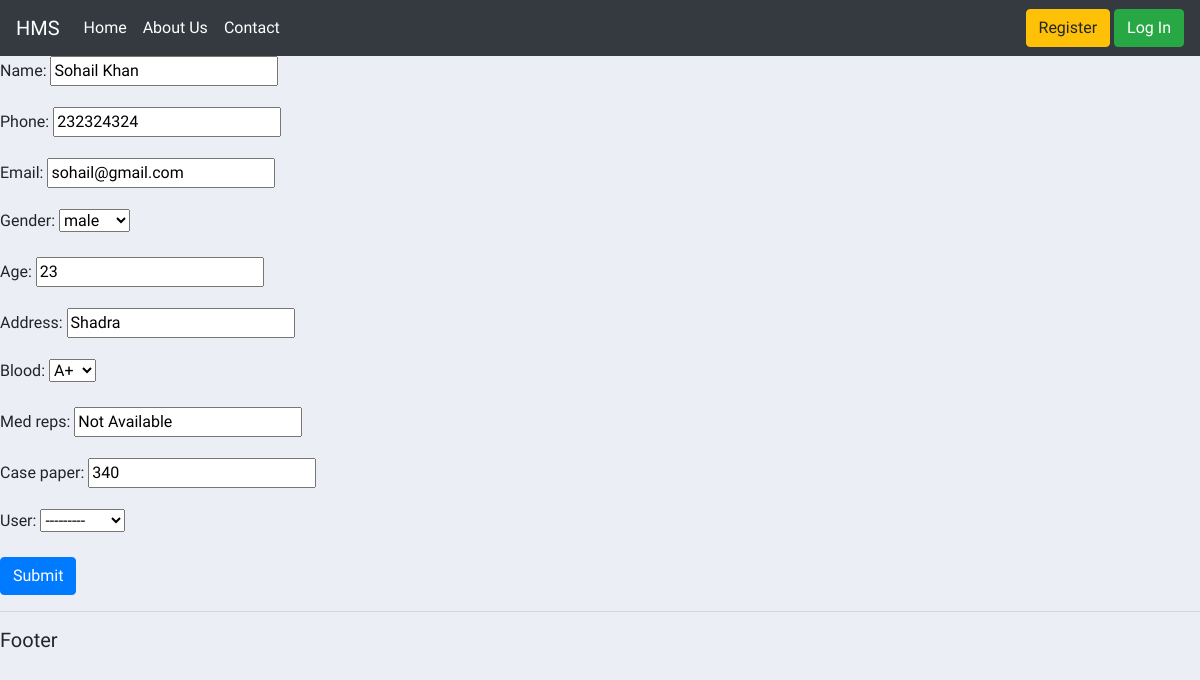
Page /update_patient/1/ on the committed database.
### accounts/models.py (models this page shows, shortened)
class Patient(models.Model):
    gender_choice = (
        ('male','male'),
        ('female','female'),
        ('others','others'),
    )
    blood_group = (
        ('A+','A+'),
        ('A-','A-'),
        ('AB-','AB-'),
        ('O-','O-'),
        ('O+','O+'),
    )
    name = models.CharField(max_length=100)
    phone = models.CharField(max_length=100)
    email = models.EmailField(max_length=100)
    gender = models.CharField(default=1,choices=gender_choice,max_length=100)
    age = models.IntegerField()
    address = models.CharField(max_length=100)
    blood = models.CharField(default=1,choices=blood_group,max_length=100)
    med_reps = models.CharField(max_length=100)
    case_paper = models.CharField(max_length=100)
    user = models.ForeignKey(CustomUser, on_delete=models.CASCADE, null=True)

### accounts/views.py (the view)
# urls.py: path('update_patient/<int:pk>/', views.update_patient, name="update_patient"),
def update_patient(request,pk):
    patient = Patient.objects.get(id=pk)
    form = PatientForm(instance=patient)
    if request.method == 'POST':
        form = PatientForm(request.POST,instance=patient)
        if form.is_valid():
            form.save()
            return redirect('receptionist_dashboard')
    context = {
        'form':form
    }
    return render(request,'accounts/forms/patient.html',context)

### accounts/forms.py
class PatientForm(ModelForm):
    class Meta:
        model = Patient
        fields = '__all__'

### accounts/templates/accounts/forms/patient.html (shortened to what this page needs)
{% extends 'accounts/base.html' %}
{% block content %}
<form method="POST">
    {{form.as_p}}
    <input type="submit" class="btn btn-primary">
</form>
{% endblock %}

### static/css/main.css (style rules this page uses)
body { background-color: #ebeff5; }
* { font-family: 'Exo 2', sans-serif; }

### rows in the picture
Patient: name "Sohail Khan", phone "232324324", email "sohail@gmail.com", gender "male", age "23", address "Shadra", blood "A+", med_reps "Not Available", case_paper "340", user "---------"
